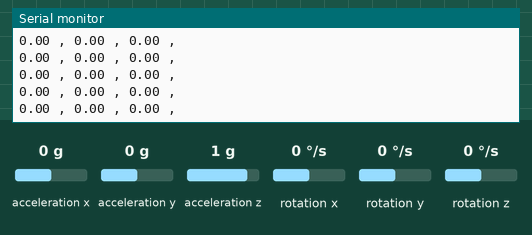
Simulated run of this sketch. Board: Arduino Uno, built with avr-gcc and run on an emulated ATmega328P. On the bench: the last lines printed to the serial monitor. The inputs (shaded band) are chosen by the test bench; at power-on: acceleration x 0 g, acceleration y 0 g, acceleration z 1 g, rotation x 0 °/s, rotation y 0 °/s, rotation z 0 °/s.

Above: at 5.2 s.
5.3 s: acceleration x set to -1.4 g
At 5.9 s:
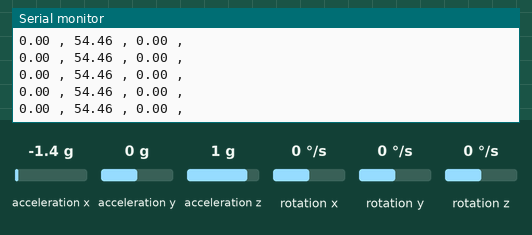
8.3 s: acceleration y set to -1.4 g
At 9.2 s:
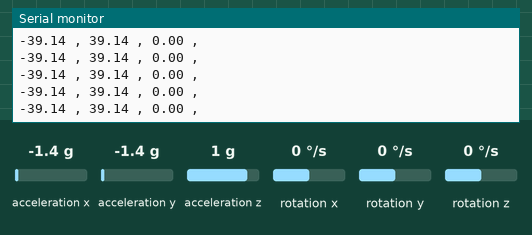
11.3 s: acceleration y set to 0.8 g
At 12.1 s:
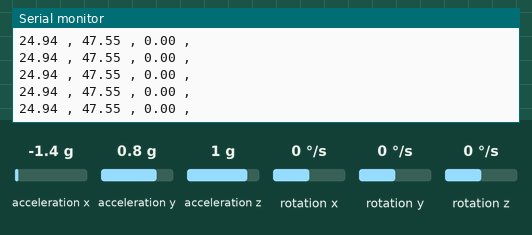
Timing chart, 0 to 12.6 s (numbered marks = the images above; inputs shaded):
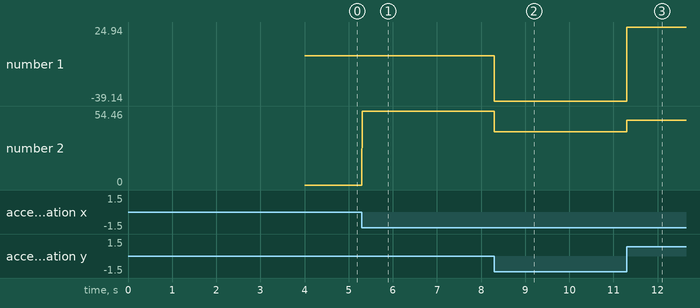

Measured:
- after the input at 5.3 s, the serial monitor: prints a new line at once (image 1)
- after the input at 8.3 s, the serial monitor: prints a new line at once (image 2)
- after the input at 11.3 s, the serial monitor: prints a new line at once (image 3)
- plotted number 1: 0 → -39.14 after the input at 8.3 s, -39.14 → 24.94 after the input at 11.3 s
- plotted number 2: 0 → 54.46 after the input at 5.3 s, 54.46 → 39.14 after the input at 8.3 s, 39.14 → 47.55 after the input at 11.3 s

The sketch:

MPU6050.ino
```cpp
#include <MPU6050_light.h>
#include "Wire.h"

float currentAngleX_A, currentAngleY_A, currentAngleZ_A;
float currentAngleX_B, currentAngleY_B, currentAngleZ_B;

uint8_t mpua = 0x68;
// uint8_t mpub = 0x69;

MPU6050 mpuA(Wire);
// MPU6050 mpuB(Wire);

void setup()
{
    Serial.begin(115200);
    Wire.begin();

    mpuA.setAddress(mpua);
    mpuA.begin();

    Serial.println(F("Calculating gyro offset, do not move MPU6050"));
    delay(1000);
    mpuA.calcGyroOffsets();
    Serial.println("Done.");

    // Wire.begin();
    // mpuB.setAddress(mpub);
    // mpuB.begin();

    // Serial.println(F("Calculating gyro offset, do not move MPU6050"));
    // delay(1000);
    // mpuB.calcGyroOffsets();
    // Serial.println("Done.");
}
void loop()
{
    mpuA.update();
    currentAngleX_A = mpuA.getAngleX();
    currentAngleY_A = mpuA.getAngleY();
    currentAngleZ_A = mpuA.getAngleZ();

    // mpuB.update();
    // currentAngleX_B = mpuB.getAngleX();
    // currentAngleY_B = mpuB.getAngleY();
    // currentAngleZ_B = mpuB.getAngleZ();

    Serial.print(currentAngleX_A);
    Serial.print(" , ");
    Serial.print(currentAngleY_A);
    Serial.print(" , ");
    Serial.print(currentAngleZ_A);
    Serial.print(" , ");
    // Serial.print(currentAngleX_B);
    // Serial.print(" , ");
    // Serial.print(currentAngleY_B);
    // Serial.print(" , ");
    // Serial.print(currentAngleZ_B);
    Serial.println(" ");
}
```
